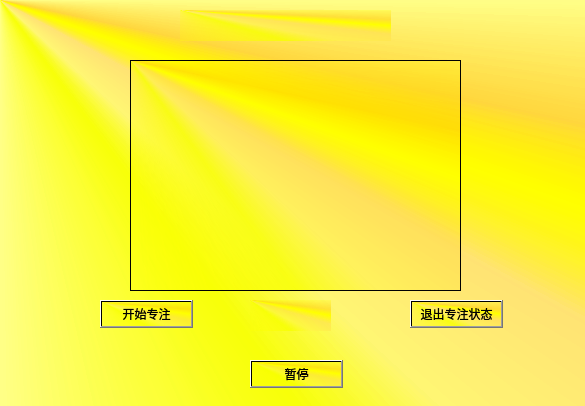
<?xml version="1.0" encoding="UTF-8"?>
<ui version="4.0">
 <class>Form</class>
 <widget class="QWidget" name="Form">
  <property name="geometry">
   <rect>
    <x>0</x>
    <y>0</y>
    <width>585</width>
    <height>406</height>
   </rect>
  </property>
  <property name="windowTitle">
   <string>Form</string>
  </property>
  <property name="styleSheet">
   <string notr="true">background-color: qconicalgradient(cx:0, cy:0, angle:135, stop:0 rgba(255, 255, 0, 69), stop:0.375 rgba(255, 255, 0, 69), stop:0.423533 rgba(251, 255, 0, 145), stop:0.45 rgba(247, 255, 0, 208), stop:0.477581 rgba(255, 244, 71, 130), stop:0.518717 rgba(255, 218, 71, 130), stop:0.55 rgba(255, 255, 0, 255), stop:0.57754 rgba(255, 203, 0, 130), stop:0.625 rgba(255, 255, 0, 69), stop:1 rgba(255, 255, 0, 69));</string>
  </property>
  <widget class="QPushButton" name="attention_start">
   <property name="geometry">
    <rect>
     <x>100</x>
     <y>300</y>
     <width>93</width>
     <height>28</height>
    </rect>
   </property>
   <property name="text">
    <string>开始专注</string>
   </property>
  </widget>
  <widget class="QPushButton" name="suspend">
   <property name="geometry">
    <rect>
     <x>250</x>
     <y>360</y>
     <width>93</width>
     <height>28</height>
    </rect>
   </property>
   <property name="text">
    <string>暂停</string>
   </property>
  </widget>
  <widget class="QPushButton" name="exit_attention">
   <property name="geometry">
    <rect>
     <x>410</x>
     <y>300</y>
     <width>93</width>
     <height>28</height>
    </rect>
   </property>
   <property name="text">
    <string>退出专注状态</string>
   </property>
  </widget>
  <widget class="QGraphicsView" name="video">
   <property name="geometry">
    <rect>
     <x>130</x>
     <y>60</y>
     <width>331</width>
     <height>231</height>
    </rect>
   </property>
  </widget>
  <widget class="QLabel" name="timer">
   <property name="geometry">
    <rect>
     <x>250</x>
     <y>300</y>
     <width>81</width>
     <height>31</height>
    </rect>
   </property>
   <property name="layoutDirection">
    <enum>Qt::LeftToRight</enum>
   </property>
   <property name="styleSheet">
    <string notr="true">color: rgb(85, 170, 0);</string>
   </property>
   <property name="text">
    <string/>
   </property>
   <property name="alignment">
    <set>Qt::AlignCenter</set>
   </property>
   <property name="wordWrap">
    <bool>false</bool>
   </property>
   <property name="margin">
    <number>0</number>
   </property>
   <property name="indent">
    <number>0</number>
   </property>
  </widget>
  <widget class="QLabel" name="msg_window">
   <property name="geometry">
    <rect>
     <x>180</x>
     <y>10</y>
     <width>211</width>
     <height>31</height>
    </rect>
   </property>
   <property name="text">
    <string/>
   </property>
   <property name="alignment">
    <set>Qt::AlignCenter</set>
   </property>
  </widget>
 </widget>
 <resources/>
 <connections/>
</ui>
